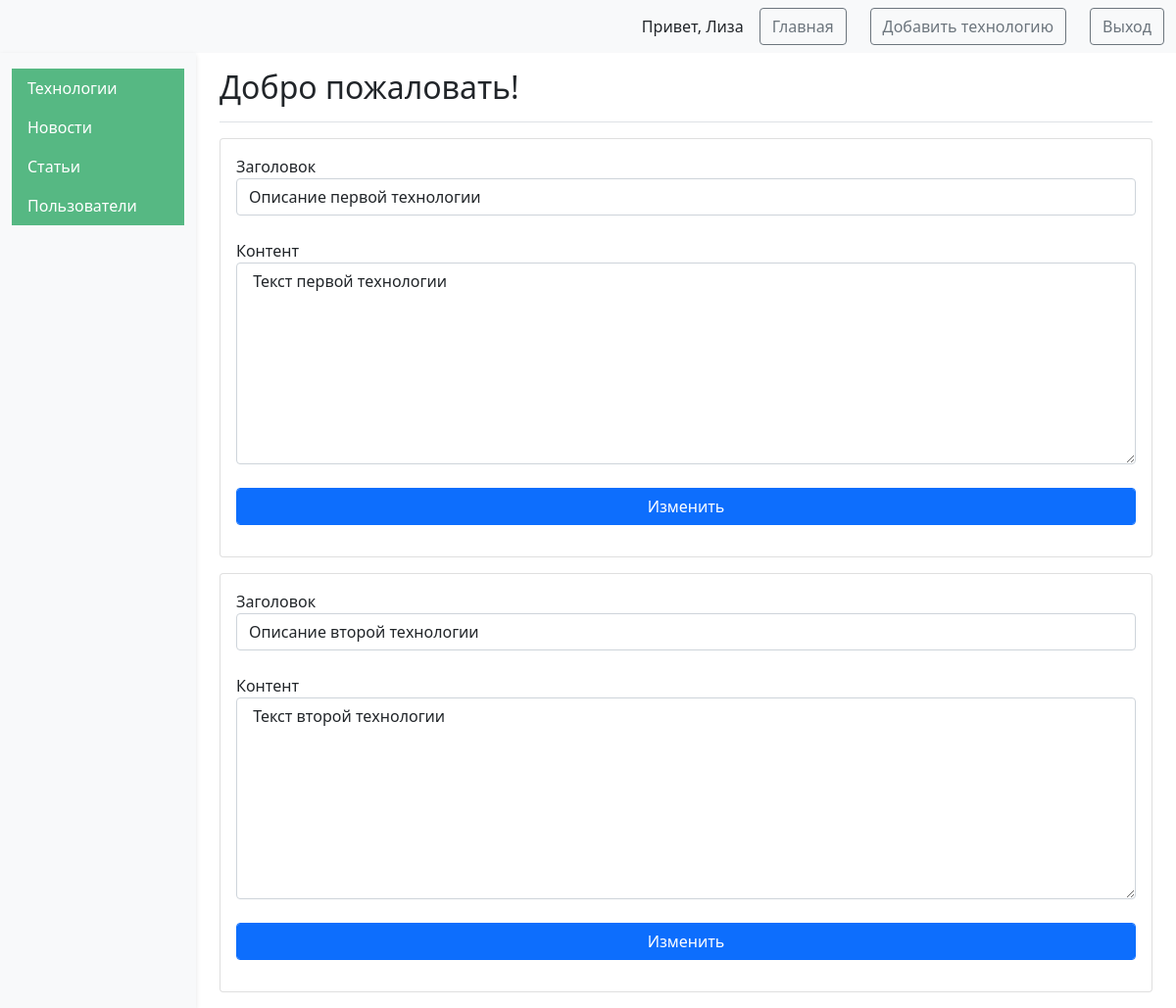
Screenshot of /tech_admin (signed in) with the database file from the repository.
### tables this page shows
CREATE TABLE users (
    id INTEGER PRIMARY KEY AUTOINCREMENT,
    name TEXT NOT NULL,
    email TEXT NOT NULL,
    psw TEXT NOT NULL,
    is_admin INTEGER NOT NULL
);

CREATE TABLE technologies (
    id INTEGER PRIMARY KEY AUTOINCREMENT,
    summary TEXT NOT NULL,
    content TEXT NOT NULL
);

### app.py (the view, shortened to what this page needs)
@app.route("/tech_admin", methods=["POST", "GET"])
@login_required
def tech_admin():
    return render_template(
        'technol_admin.html',
        posts=dbase.getTechnJSON(),
        user_name=current_user.get_name(),
        is_admin=int(current_user.get_admin())
    )

### DataBase.py (called while the page is built)
    def getTechnJSON(self):
        sql = '''SELECT * FROM technologies'''
        try:
            self.__cur.execute(sql)
            res = self.__cur.fetchall()
            if res:
                blocks_list = [dict(ix) for ix in res]
                return blocks_list
        except:
            return False
        return []

    def getUser(self, user_id):
        try:
            self.__cur.execute(
                f"SELECT * FROM users WHERE id = {user_id} LIMIT 1")
            res = self.__cur.fetchone()
            if not res:
                print("Пользователь не найден")
                return False
            return res
        except sqlite3.Error as e:
            print("Ошибка получения из БД "+str(e))
        return False

### UserLogin.py (called while the page is built)
    def fromDB(self, user_id, db):
        self.__user = db.getUser(user_id)
        return self

    def get_name(self):
        return str(self.__user['name'])

    def get_admin(self):
        return str(self.__user['is_admin'])

### app.py (called while the page is built)
@app.before_request
def before_request():
    global dbase
    db = get_db()
    dbase = DataBase(db)

@login_manager.user_loader  # Загрузка пользователя
def load_user(user_id):
    return UserLogin().fromDB(user_id, dbase)

def connect_db():
    conn = sqlite3.connect(app.config['DATABASE'], check_same_thread=False)
    conn.row_factory = sqlite3.Row
    return conn

def get_db():
    if not hasattr(g, 'link_db'):
        g.link_db = connect_db()
    return g.link_db

### templates/technol_admin.html (shortened to what this page needs)
<!DOCTYPE html>
<html lang="en">
<head>
	<link href="https://cdn.jsdelivr.net/npm/bootstrap@5.1.3/dist/css/bootstrap.min.css" rel="stylesheet">
</head>
<body>
	<nav class="navbar navbar-expand-lg navbar-light bg-light">
		<div class="container-fluid">
			<div class="d-flex align-items-center">
				<span class="me-3">Привет, {{user_name}}</span>
				<a href="{{ url_for('index') }}" class="btn btn-outline-secondary me-4">Главная</a>
				<a class="btn btn-outline-secondary me-4" href="{{url_for('addTech')}}">Добавить технологию</a>
				<a href="{{ url_for('logout') }}" class="btn btn-outline-secondary">Выход</a>
			</div>
		</div>
	</nav>
	<div class="container-fluid">
		<div class="row">
			{% if is_admin == 1 %}
			<nav id="sidebarMenu" class="col-md-3 col-lg-2 d-md-block bg-light sidebar collapse">
				<div class="position-sticky pt-3">
					<ul class="nav flex-column">
						<li class="nav-item">
							<a class="nav-link active" aria-current="page" href="{{ url_for('tech_admin') }}">
								Технологии
							</a>
							<a class="nav-link active" aria-current="page" href="{{ url_for('news_admin') }}">
								Новости
							</a>
							<a class="nav-link active" aria-current="page" href="{{ url_for('post_admin') }}">
								Статьи
							</a>
							<a class="nav-link active" aria-current="page" href="{{ url_for('get_all_users') }}">
								Пользователи
							</a>
						</li>
					</ul>
				</div>
			</nav>
			{% endif %}
			<main class="col-md-9 ms-sm-auto col-lg-10 px-md-4">
				<div
					class="d-flex justify-content-between flex-wrap flex-md-nowrap align-items-center pt-3 pb-2 mb-3 border-bottom">
					<h1 class="h2">Добро пожаловать! </h1>
				</div>
				{% if posts == () %}
				<h5 class="card-title">Технологий пока нету</h5>
				{% else %}
				{% for post in posts %}
				{% if is_admin == 1 %}
				<form action="{{url_for('tech_admin')}}" method="post" class="form-contact">
					<div class="card mb-3">
						<div class="card-body">
							<label class="d-flex flex-column">Заголовок<input class="form-control" type="text"
									value="{{ post['summary'] }}" name="summary"> <br></label>
							<label class="d-flex flex-column">Контент<textarea class="form-control"
									value="{{ post['content'] }}" name="content" rows="8"
									cols="55"> {{ post['content'] }}</textarea> <br></label>
							<p><button class="form-control color-primary btn btn-primary"
									type="submit">Изменить</button>
						</div>
					</div>
				</form>
				{% endif %}
				{% endfor %}
				{% endif %}
			</main>
		</div>
	</div>
</body>
</html>

### templates/technol_admin.html (style rules this page uses)
#sidebarMenu { min-height: 100vh; box-shadow: 0 2px 5px rgba(0, 0, 0, 0.1); z-index: 1000; }
.sidebar .nav-link { border-radius: 0; color: #333; }
.sidebar .nav-link.active { background-color: #56B883; color: white; }

### rows the page displays
users: name "Лиза"
technologies: summary "Описание первой технологии", content "Текст первой технологии"
technologies: summary "Описание второй технологии", content "Текст второй технологии"
